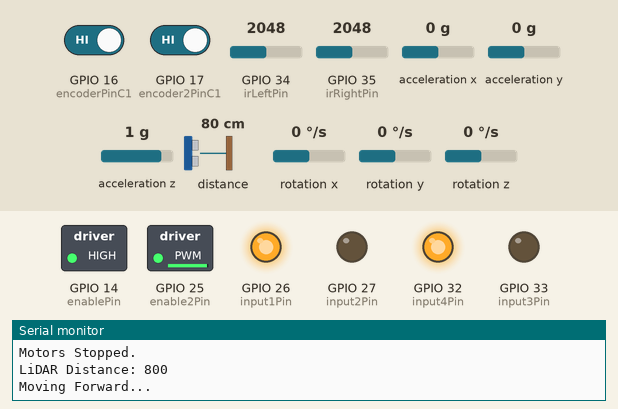
This sketch was run on a simulated ESP32. On the bench: switched loads named in the sketch (green lamp = pin HIGH), output pins drawn as LEDs (lit = HIGH), the last lines printed to the serial monitor. The inputs (shaded band) are chosen by the test bench; at power-on: distance to the obstacle 80 cm, GPIO 16 (encoderPinC1) HIGH, GPIO 17 (encoder2PinC1) HIGH, GPIO 34 (irLeftPin) = 2048, GPIO 35 (irRightPin) = 2048, acceleration x 0 g, acceleration y 0 g, acceleration z 1 g, rotation x 0 °/s, rotation y 0 °/s, rotation z 0 °/s.

Above: at 8.1 s.
8.2 s: distance to the obstacle set to 11 cm
9.7 s: distance to the obstacle set to 8 cm
At 10.9 s:
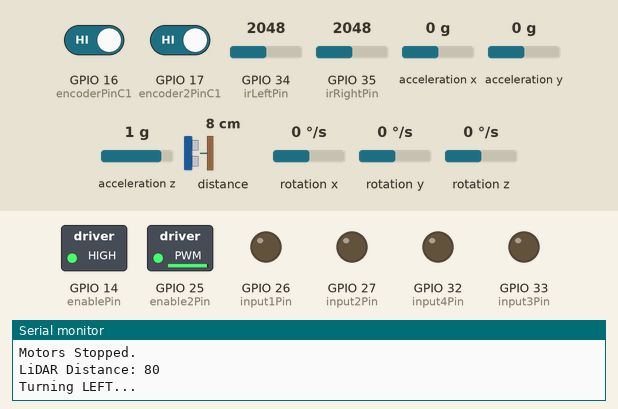
At 12.7 s:
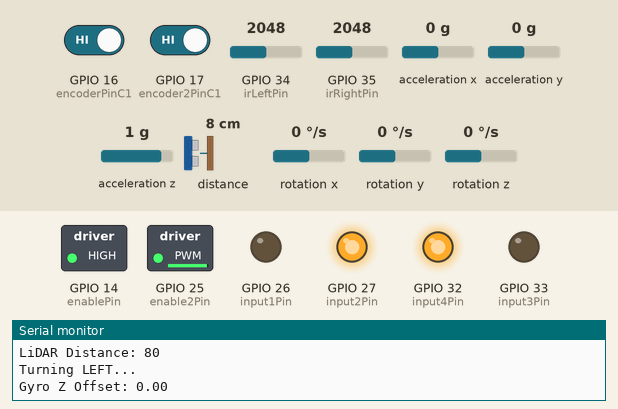
Timing chart, 0 to 14.2 s (numbered marks = the images above; inputs shaded):
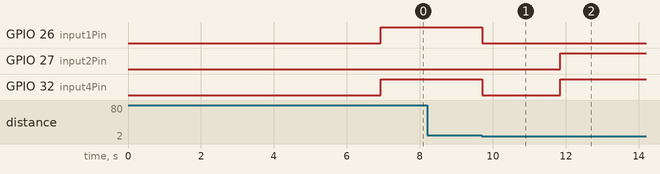

The sketch:

code4.ino
```cpp
#include <Wire.h>
#include <VL53L0X.h>
#include <MPU6050.h>

VL53L0X lidar;
MPU6050 mpu;

float yaw = 0;
unsigned long lastTime = 0;

// motor 1 pins (left motor)
const int encoderPinC1 = 16;
const int encoderPinC2 = 23;
const int enablePin = 14;
const int input1Pin = 26;
const int input2Pin = 27;

// motor 2 pins (right motor)
const int encoder2PinC1 = 17;
const int encoder2PinC2 = 4;
const int enable2Pin = 25;
const int input3Pin = 33;
const int input4Pin = 32;

const int irLeftPin = 34;
const int irRightPin = 35;

const int irThreshold = 300;
const int lidarThreshold = 100;
// different speeds where used for each motor to make the forward movement straight (as perfect as possible)
const int motorSpeed = 255;
const int motor2Speed = 248;
const int TICKS_PER_20CM = 382;  // this value was adjusted based on testing

volatile long Ticks = 0;
bool useLeftHand = true;  // Start with left-hand rule, can be toggled
void IRAM_ATTR EncoderISR() {
    Ticks++;
}

void setup() {
    Serial.begin(115200);
    Wire.begin();

    if (!lidar.init()) {
        Serial.println("Failed to detect LiDAR sensor!");
        while (1);
    }
    lidar.setTimeout(500);
    lidar.startContinuous();

    mpu.initialize();
    if (!mpu.testConnection()) {
        Serial.println("MPU6050 connection failed!");
        while (1);
    }
    calibrateMPU();

    pinMode(encoderPinC1, INPUT);
    pinMode(encoderPinC2, INPUT);
    pinMode(encoder2PinC1, INPUT);
    pinMode(encoder2PinC2, INPUT);
    attachInterrupt(digitalPinToInterrupt(encoderPinC1), EncoderISR, RISING);
    attachInterrupt(digitalPinToInterrupt(encoder2PinC1), EncoderISR, RISING);

    pinMode(enablePin, OUTPUT);
    pinMode(input1Pin, OUTPUT);
    pinMode(input2Pin, OUTPUT);
    pinMode(enable2Pin, OUTPUT);
    pinMode(input3Pin, OUTPUT);
    pinMode(input4Pin, OUTPUT);

    pinMode(irLeftPin, INPUT);
    pinMode(irRightPin, INPUT);

    analogWrite(enablePin,motorSpeed);
    analogWrite(enable2Pin, motor2Speed);
    stopMotors();
    Serial.println("Motors Stopped.");
    delay(5000);
}

float gyroZOffset = 0;

// calibrating the mpu for better precision while rotating
void calibrateMPU() {
    yaw = 0;
    lastTime = millis();
    long sum = 0;
    int n = 500;
    for (int i = 0; i < n; i++) {
        int16_t gx, gy, gz;
        mpu.getRotation(&gx, &gy, &gz);
        sum += gz;
        delay(2);
    }
    gyroZOffset = sum / (float)n;
    Serial.print("Gyro Z Offset: "); Serial.println(gyroZOffset);
}

float getYawChange() {
    int16_t gx, gy, gz;
    mpu.getRotation(&gx, &gy, &gz);
    unsigned long currentTime = millis();
    float dt = (currentTime - lastTime) / 1000.0;
    lastTime = currentTime;
    float adjustedGz = (gz - gyroZOffset) / 131.0;
    return adjustedGz * dt;
}

// rotate either left or right based on the input direction
void rotate90(bool left) {
    Serial.println(left ? "Turning LEFT..." : "Turning RIGHT...");
    calibrateMPU();
    float targetAngle = (left ? -90 : 90) * 0.95; // 0.95 is a ratio for precision in rotation, providing target angle 90 degrees exactly was not useful
    yaw = 0;

    digitalWrite(input1Pin, left ? LOW : HIGH);
    digitalWrite(input2Pin, left ? HIGH : LOW);
    digitalWrite(input3Pin, left ? LOW : HIGH);
    digitalWrite(input4Pin, left ? HIGH : LOW);

    while (abs(yaw) < abs(targetAngle)) {
        yaw += getYawChange();
        delay(1);
    }
    stopMotors();
    Serial.println("Motors Stopped.");
}

void stopMotors() {
    digitalWrite(input1Pin, LOW);
    digitalWrite(input2Pin, LOW);
    digitalWrite(input3Pin, LOW);
    digitalWrite(input4Pin, LOW);
}

// the robot should move 20cm each time
void moveForward20cm() {
    Ticks = 0;
    digitalWrite(input1Pin, HIGH);
    digitalWrite(input2Pin, LOW);
    digitalWrite(input3Pin, LOW);
    digitalWrite(input4Pin, HIGH);
    Serial.println("Moving Forward...");

    while (Ticks < TICKS_PER_20CM) {
        if (lidar.readRangeContinuousMillimeters() < lidarThreshold) {
            stopMotors();
            Serial.println("Motors Stopped.");
            return;
        }
    }
    stopMotors();
    Serial.println("Motors Stopped.");
    calibrateMPU();
}

void loop() {
    stopMotors();
    int irLeftValue = analogRead(irLeftPin);
    int irRightValue = analogRead(irRightPin);
    int lidarDistance = lidar.readRangeContinuousMillimeters();

    Serial.print("LiDAR Distance: "); Serial.println(lidarDistance);

    if (lidarDistance < lidarThreshold) {
        stopMotors();
        delay(100);  // Small delay for stability
        irLeftValue = analogRead(irLeftPin);
        irRightValue = analogRead(irRightPin);

        if (irLeftValue > irThreshold) {
            rotate90(true);
            stopMotors();
            moveForward20cm();
        } else if (irRightValue > irThreshold) {
            rotate90(false);
            stopMotors();
            moveForward20cm();
        } else {
            rotate90(true);
            rotate90(true);
            stopMotors();
            moveForward20cm();
        }
    } else {
        moveForward20cm();
        stopMotors();
    }
    delay(100);
}
```

Measured:
- the behaviour switches between 10 and 9 cm on distance to the obstacle (found by bisection; images 0 and 1)
- after the input at 8.2 s, every drawn part: stays the same
- after the input at 9.7 s, GPIO 26 (input1Pin): HIGH → LOW at once; GPIO 27 (input2Pin): LOW → HIGH after 2.1 s; GPIO 32 (input4Pin): HIGH → LOW at once, → HIGH 2.1 s later
